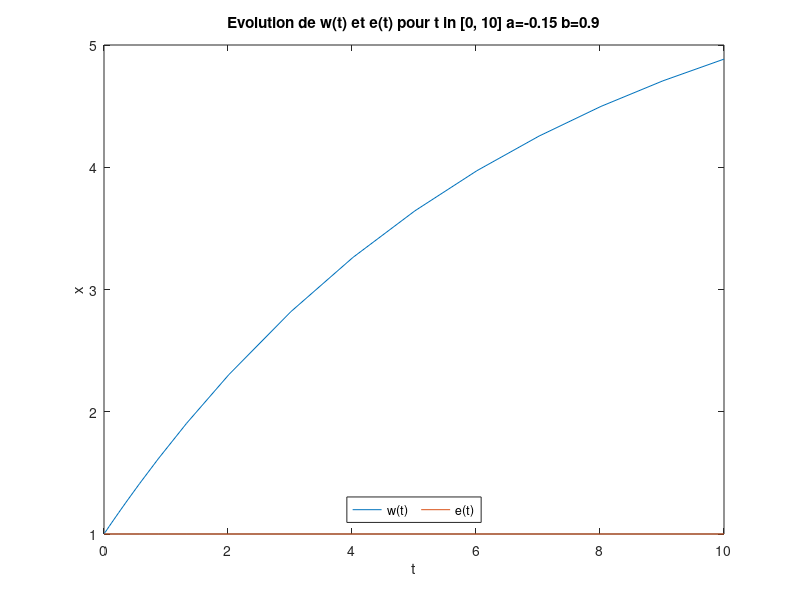
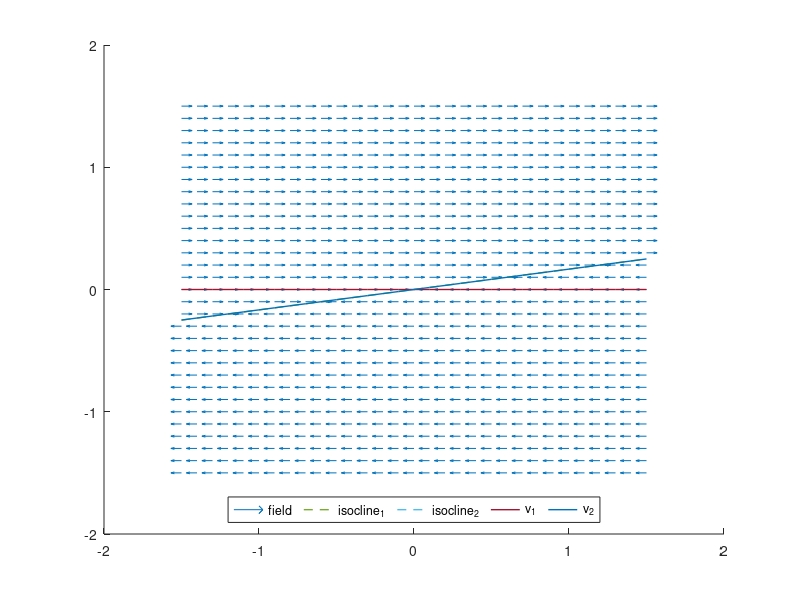
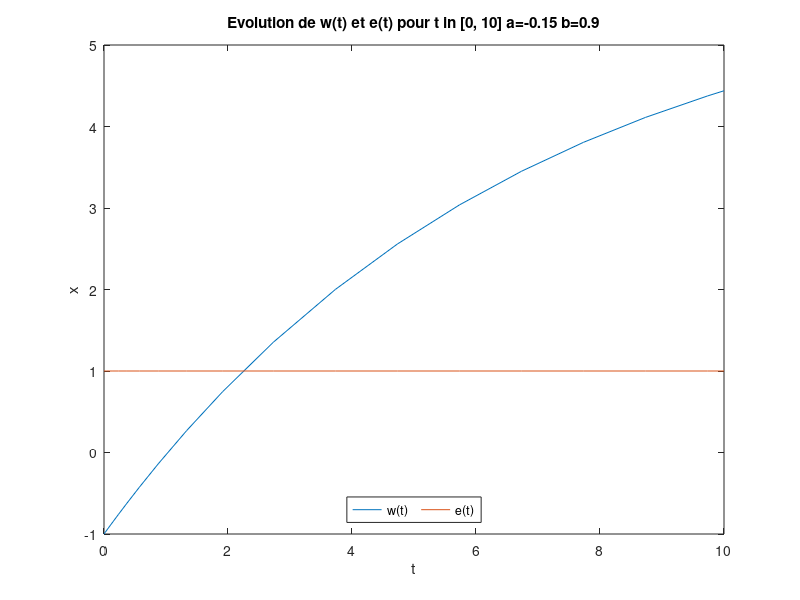
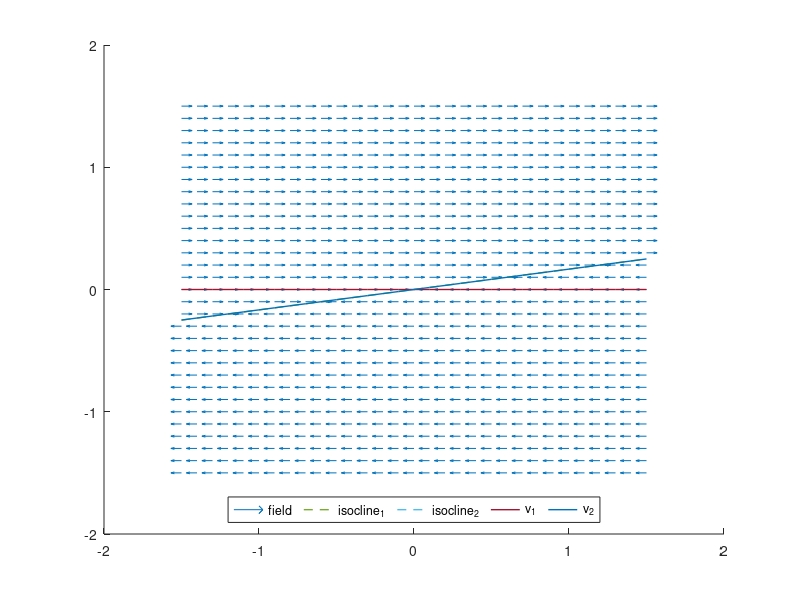

These charts were generated, in order, by the following MATLAB code:

tspan = [0,10];

# love equation function
function [t,x] = system_simulation(A, tspan, y0)
    ode_sys = @(t,x) [A(1,1)*x(1)+A(1,2)*x(2);A(2,1)*x(1)+A(2,2)*x(2)]; # Definition system
    [t,x] = ode23(ode_sys, tspan, y0); # Resolution system
endfunction

# Calculer les isoclines
function [isocline_1,isocline_2] = compute_isoclines(A,line_range)
    isocline_1 = -(A(1,1)/A(1,2)) * line_range;
    isocline_2 = -(A(2,1)/A(2,2)) * line_range;
endfunction

function [line_range,isocline_1,isocline_2] = plot_isoclines(A)
    line_range = -1.5:.1:1.5;
    [isocline_1,isocline_2] = compute_isoclines(A,line_range);
endfunction

# eigenlines
function [eigenline_1,eigenline_2,V] = compute_eigenlines(A,line_range)
    [V,L] = eig(A);
    eigenline_1 = (V(2,1)/V(1,1)) * line_range;
    eigenline_2 = (V(2,2)/V(1,2)) * line_range;
endfunction

function [line_range,eigenline_1,eigenline_2] = plot_eigenlines(A)
    line_range = -1.5:.1:1.5;
    [eigenline_1,eigenline_2,V] = compute_eigenlines(A,line_range);
endfunction

# 4. Portrait de phase complet
function [x1,x2,x1p,x2p] = plot_portrait_phase_complete(A)
    #grid for plotting
    x1range=-1.5:.1:1.5;
    x2range=-1.5:.1:1.5;
    [x1,x2] = meshgrid(x1range, x2range);

    # Define the system to plot (based on matrix A)
    x1p = A(1,1)*x1+A(1,2)*x2;
    x2p = A(2,1)*x1+A(2,2)*x2;

    #Normalize values for plotting
    norms=sqrt(x1p.^2+x2p.^2);

    [eigenline_1,eigenline_2,V] = compute_eigenlines(A,x1range);
    [isocline_1,isocline_2] = compute_isoclines(A,x1range);

    # Vector field plot
    hold on;
    quiver(x1,x2,x1p./norms,x2p./norms,0.5);
    # Isoclines
    plot(x1range,isocline_1,"linewidth",1,'LineStyle','--');
    plot(x1range,isocline_2,"linewidth",1,'LineStyle','--');
    # Vecteurs propres = droites invariantes
    plot(x1range,eigenline_1,"linewidth",1);
    plot(x1range,eigenline_2,"linewidth",1);
    legend("field","isocline_1","isocline_2","v_1","v_2","location","south","orientation", "horizontal");
endfunction

function system_simulation_plot(A,tspan,y0,figure_number,a,b)
    [t,x] = system_simulation(A,tspan,y0);
    figure(figure_number);
    plot(t,x)
    titl = ["Evolution de w(t) et e(t) pour t \in [0, 10] a=",num2str(a)," b=",num2str(b)];
    title(titl)
    xlabel("t")
    ylabel("x")
    legend("w(t)","e(t)","location","south","orientation", "horizontal");
endfunction

%function system_simulation_and_portrait_phase_and_plot(tspan,coefficient_matrices,y0)
%function system_simulation_and_portrait_phase_and_plot(tspan,y0)
function system_simulation_and_portrait_phase_and_plot(tspan)
    disp('system_simulation_and_portrait_phase_and_plot()')
    figure_number = 11
    initial_conditions_list = {[1,1]
                              ,[-1,1]
                              ,[-2,2]}
    listOfTuples = {[-0.15,0.9]
                    ,[-0.15,-0.9]
                    ,[0.15,0.9]
                    ,[0.15,-0.9]
                    ,[1,0.1]
                    ,[0.1,0.1]
                    ,[-0.1,-0.1]}

    fprintf('listOfTuples length : %d .\n',length(listOfTuples));
    fprintf('initial_conditions_list length : %d .\n',length(initial_conditions_list));

    for coefficient_matrix_index = 1:4
        for i = 1:length(listOfTuples)
            for ic = 1:length(initial_conditions_list)
                % Get the current initial_conditions
                fprintf('initial_conditions : %d .\n',initial_conditions_list{ic});

                y0 = initial_conditions_list{ic};
                %y0 = initial_conditions_list(ic);
                % Get the current a & b
                currentTuple = listOfTuples{i};
                %currentTuple = listOfTuples(i);

                % Extract the values from the tuple into two variables
                a = currentTuple(1);
                b = currentTuple(2);

                % print the values
                %fprintf('a : %d .\n', a);
                %fprintf('b : %d .\n', b);

                if coefficient_matrix_index == 1
                    #1
                    A = [a b;
                          0 0];
                elseif coefficient_matrix_index == 2
                    #2
                    A = [a b;
                          b a];
                elseif coefficient_matrix_index == 3
                    #3
                    A = [a b;
                          -b -a];
                elseif coefficient_matrix_index == 4
                    #4
                    A = [a 0;
                          b 0];
                end
                disp(A)

                system_simulation_plot(A,tspan,y0,figure_number,a,b);
                figure_number = figure_number + 1;
                # display portrait de phases
                %figure figure_number;
                figure(figure_number);
                [x1,x2,x1p,x2p] = plot_portrait_phase_complete(A);
                figure_number = figure_number + 1;
            endfor
        endfor
    endfor
endfunction


%system_simulation_and_portrait_phase_and_plot(tspan,coefficient_matrices,y0)
%system_simulation_and_portrait_phase_and_plot(tspan,y0)
system_simulation_and_portrait_phase_and_plot(tspan)
